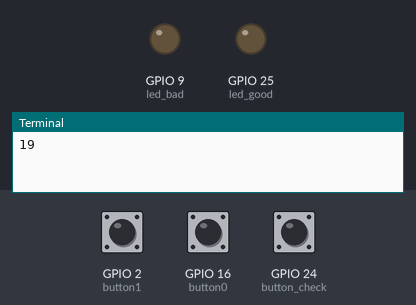
Bench run of a program on a simulated Raspberry Pi (BCM pin numbers). On the bench: output pins drawn as LEDs (lit = HIGH), the last lines printed to the terminal. The inputs (shaded band) are chosen by the test bench; at power-on: GPIO 24 (button_check) HIGH, GPIO 2 (button1) HIGH, GPIO 16 (button0) HIGH. Random numbers come from a fixed seed.

Above: at 1.2 s.
1.3 s: GPIO 24 (button_check) pulled LOW for 0.15 s
At 1.7 s:
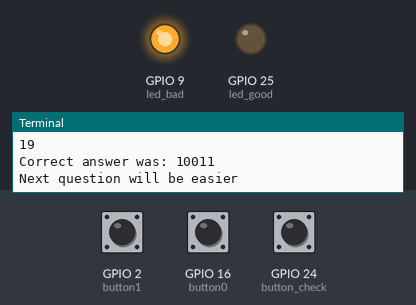
Timing chart, 0 to 4.3 s (numbered marks = the images above; inputs shaded):
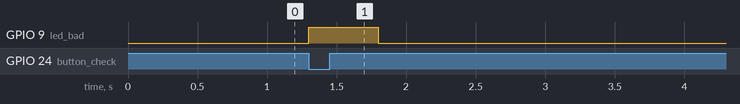

The program:

binary.py
```python
from gpiozero import LED, Button, LEDBoard
from time import sleep
from random import randint, shuffle

numbers = [
    (22, '10110'),
    (43, '101011'),
    (66, '1000010'),
    (19, '10011')

]

shuffle(numbers)

button_check = Button(24)
led_good = LED(25)
led_bad = LED(9)
button1 = Button(2)
button0 = Button(16)
answer = str()

for number in numbers:
    answer = str()
    decimal_number, binary_number = number
    print(decimal_number)
    while True:
        if button0.is_pressed:
            answer += '0'
            print(answer)
            sleep(0.2)
        if button1.is_pressed:
            answer += '1'
            print(answer)
            sleep(0.2)
        if button_check.is_pressed:
            if answer == binary_number:
                print('Good work!')
                led_good.on()
                sleep(0.5)
                led_good.off()
            else:
                print('Correct answer was:', binary_number)
                print('Next question will be easier')
                led_bad.on()
                sleep(0.5)
                led_bad.off()
            sleep(0.5)
            break
```

Measured:
- after the input at 1.3 s, GPIO 9 (led_bad): LOW → HIGH at once, → LOW 0.50 s later
